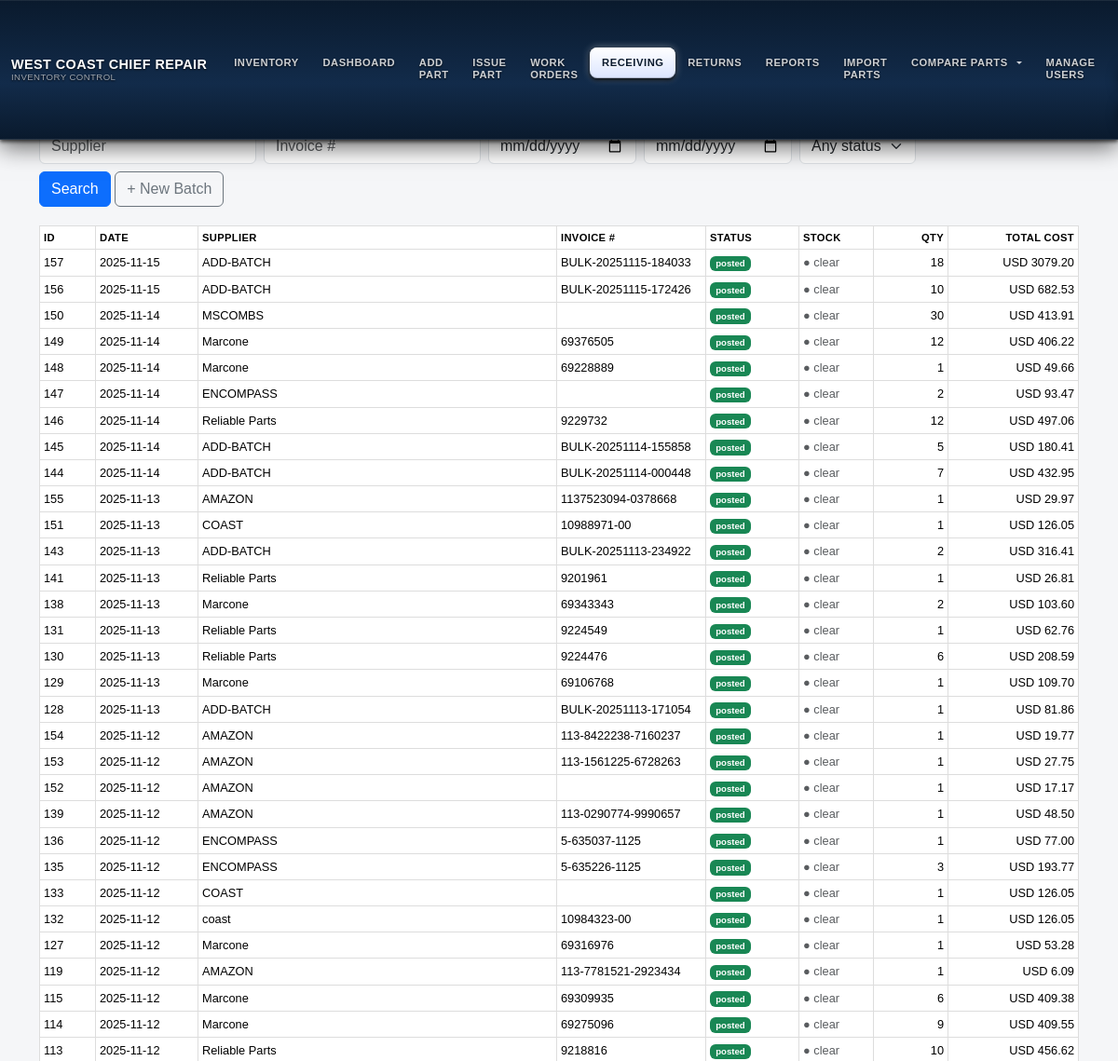
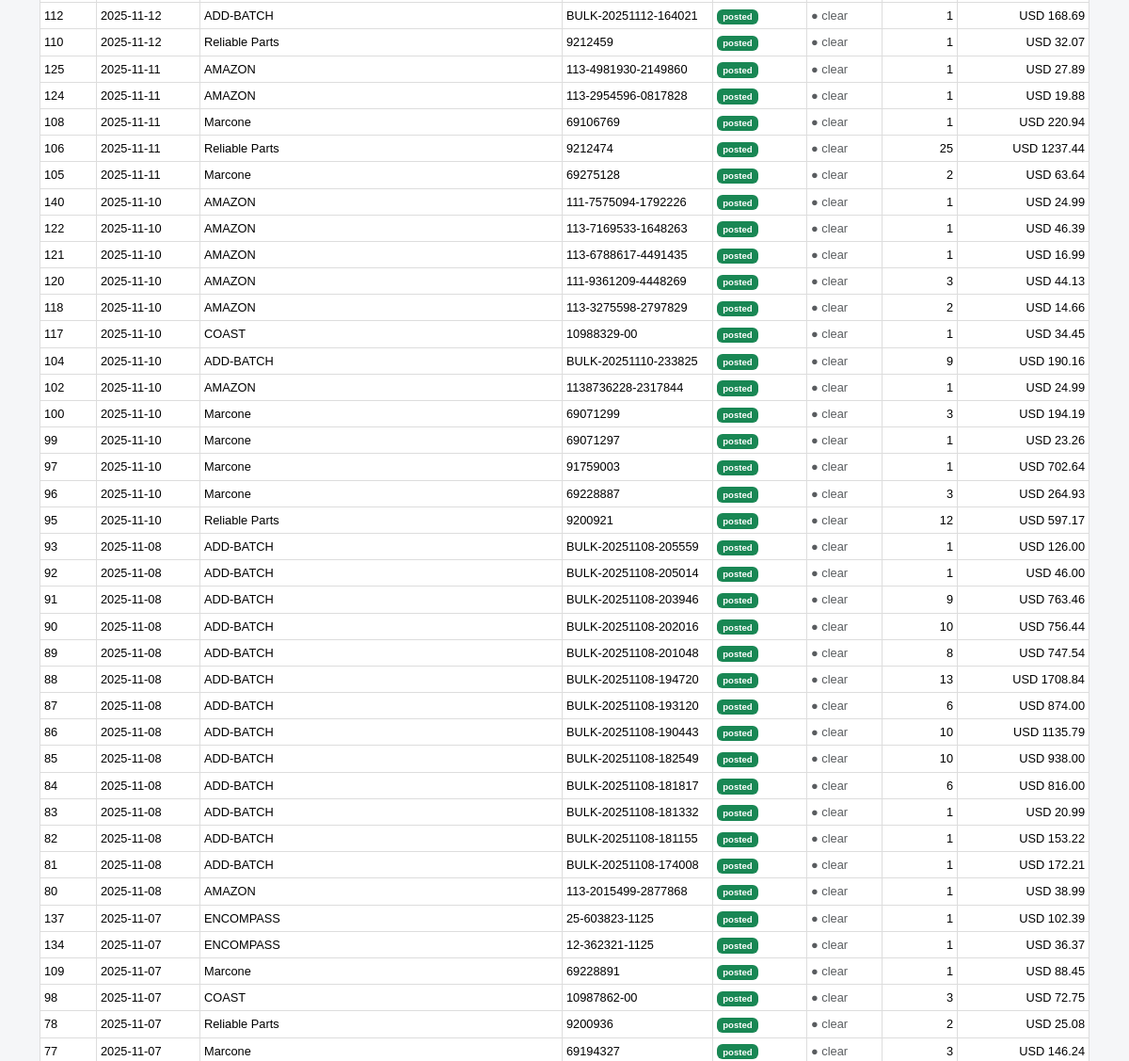
Before: /receiving (signed in, upper part) with the older database file (2 pictures, top to bottom).
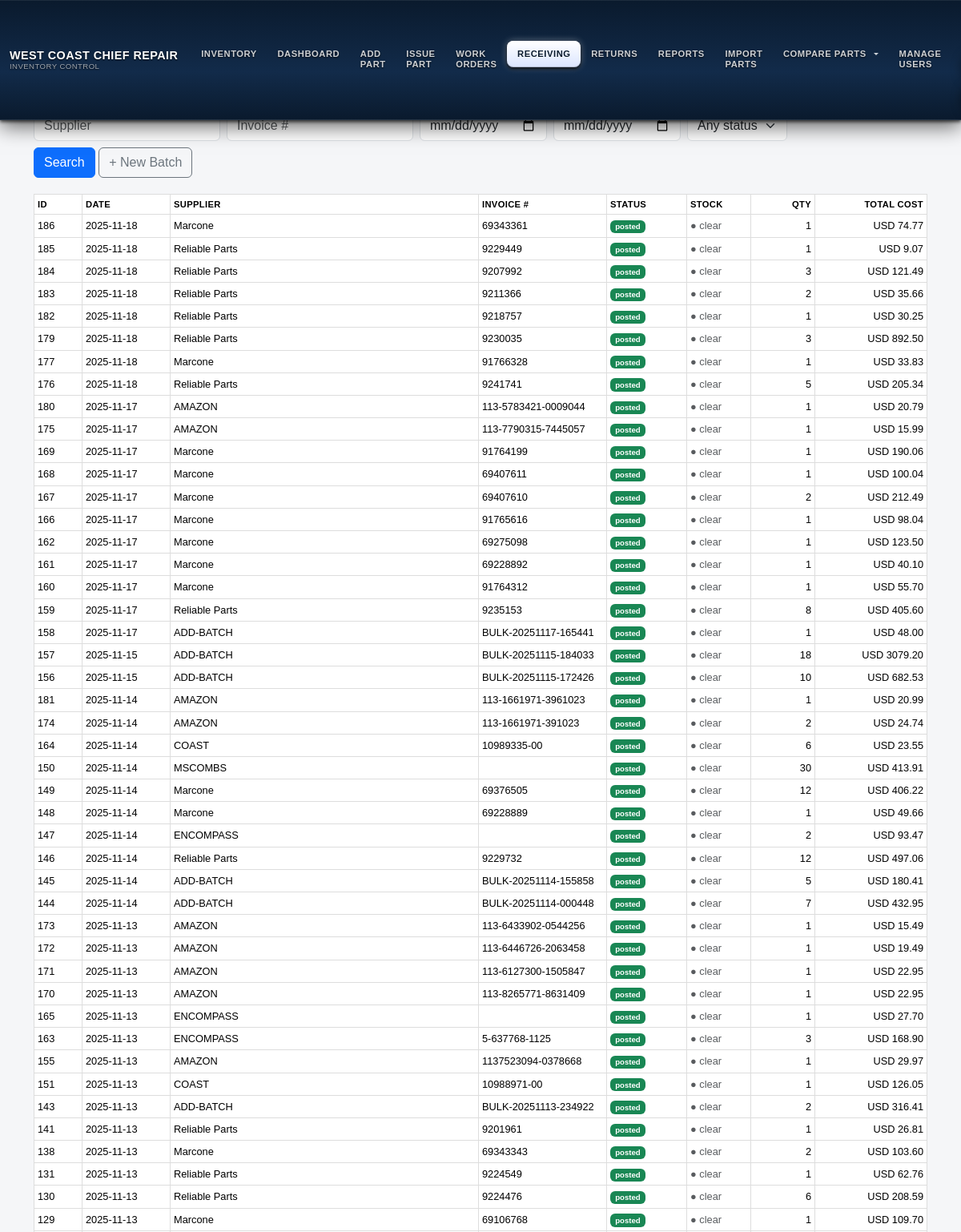
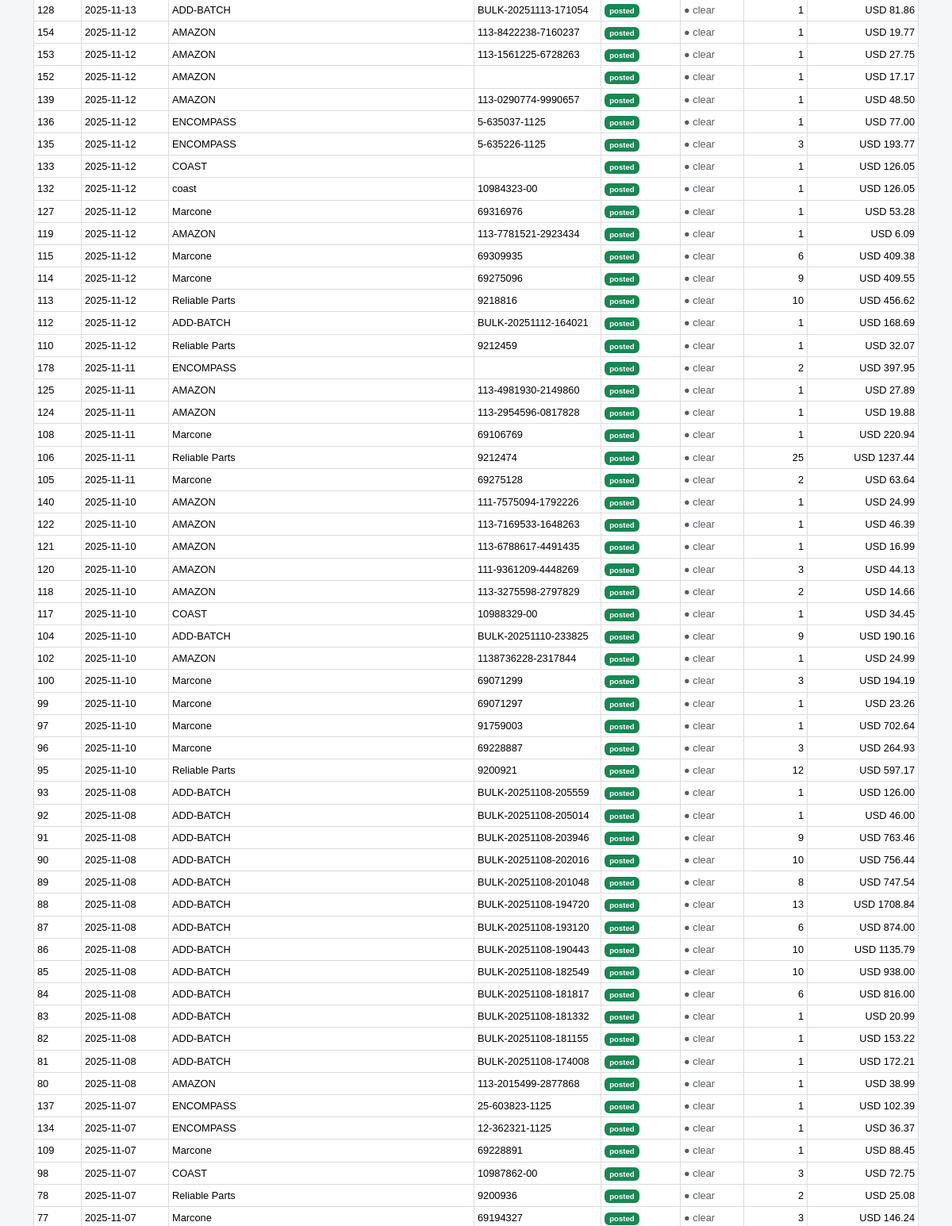
After: the same page with the newer database file (2 pictures, top to bottom).
### models.py (models this page shows, shortened)
class GoodsReceipt(db.Model):
    __tablename__ = "goods_receipts"
    __table_args__ = (
        db.Index("ix_gr_supplier_invoice", "supplier_name", "invoice_number"),
        {"extend_existing": True},
    )
    id = db.Column(db.Integer, primary_key=True)
    supplier_name = db.Column(db.String(200), nullable=False, index=True)
    invoice_number = db.Column(db.String(64))
    invoice_date = db.Column(db.Date)
    currency = db.Column(db.String(8), default="USD")
    notes = db.Column(db.Text)
    status = db.Column(db.String(16), default="draft", nullable=False)
    created_at = db.Column(db.DateTime, default=datetime.utcnow, nullable=False)
    created_by = db.Column(db.Integer)
    posted_at = db.Column(db.DateTime)
    posted_by = db.Column(db.Integer)
    attachment_path = db.Column(db.String(512))
    extra_expenses = db.Column(db.Float, default=0.0)
    @property
    def items(self):
        return self.lines

### inventory/routes.py (the view)
@inventory_bp.get("/receiving", endpoint="receiving_list")
@login_required
def receiving_list():
    from sqlalchemy import func
    current_app.logger.debug("### DEBUG receiving_list USING MODEL %s FROM %s TABLENAME=%s", ReceivingBatch, __file__,
                               getattr(ReceivingBatch, "__tablename__", "?"))
    q = ReceivingBatch.query
    supplier = (request.args.get("supplier") or "").strip()
    inv = (request.args.get("invoice") or "").strip()
    d1 = (request.args.get("date_from") or "").strip()
    d2 = (request.args.get("date_to") or "").strip()
    status = (request.args.get("status") or "").strip()
    if supplier:
        q = q.filter(ReceivingBatch.supplier_name.ilike(f"%{supplier}%"))
    if inv:
        q = q.filter(ReceivingBatch.invoice_number.ilike(f"%{inv}%"))
    if status in ("draft", "posted"):
        q = q.filter(ReceivingBatch.status == status)
    def _parse_date(s):
        try:
            return datetime.strptime(s, "%Y-%m-%d").date()
        except Exception:
            return None
    d1p, d2p = _parse_date(d1), _parse_date(d2)
    if d1p:
        q = q.filter(ReceivingBatch.invoice_date >= d1p)
    if d2p:
        q = q.filter(ReceivingBatch.invoice_date <= d2p)
    batches = q.order_by(
        ReceivingBatch.invoice_date.desc().nullslast(),
        ReceivingBatch.id.desc()
    ).all()
    totals = {}
    for b in batches:
        try:
            lines = getattr(b, "items", []) or getattr(b, "lines", []) or []
            total = 0.0
            for ln in lines:
                qty  = getattr(ln, "qty", None) or getattr(ln, "quantity", 0) or 0
                cost = getattr(ln, "unit_cost", None) or getattr(ln, "price", None) or 0.0
                try:
                    total += float(cost) * int(qty)
                except Exception:
                    pass
            totals[b.id] = total
        except Exception:
            totals[b.id] = 0.0
    can_admin = bool(
        getattr(current_user, "is_superadmin", False) or
        getattr(current_user, "is_super_admin", False) or
        getattr(current_user, "is_admin", False)
    )
    return render_template(
        "receiving_list.html",
        batches=batches,
        totals=totals,
        can_admin=can_admin,
        filters={
            "supplier": supplier, "invoice": inv,
            "date_from": d1, "date_to": d2, "status": status
        }
    )

### app.py (called while the page is built)
@app.before_request
def restrict_role_routes():
    try:
        if not getattr(current_user, "is_authenticated", False):
            return  # гость — пусть дойдёт до /login
        ep = (request.endpoint or "").strip()
        role = (getattr(current_user, "role", "") or "").strip().lower()
        if role == "technician":
            if ep in ALLOWED_TECH_ENDPOINTS or ep.endswith(".health") or ep.endswith(".ping"):
                return
            return redirect(url_for("inventory.wo_list"))
        if role == "viewer":
            if ep in ALLOWED_VIEWER_ENDPOINTS or ep.endswith(".health") or ep.endswith(".ping"):
                return
            return redirect(url_for("inventory.wo_list"))
        return
    except Exception:
        try:
            return redirect(url_for("inventory.wo_list"))
        except Exception:
            return

### auth/routes.py (called while the page is built)
@login_manager.user_loader
def load_user(user_id):
    return User.query.get(int(user_id))

### templates/receiving_list.html (shortened to what this page needs)
{% extends "base.html" %}
{% block content %}
<h3>Receiving Batches</h3>
<form class="row g-2 mb-3" method="get">
  <div class="col-auto">
    <input name="supplier" class="form-control" placeholder="Supplier" value="{{ filters.supplier }}">
  </div>
  <div class="col-auto">
    <input name="invoice" class="form-control" placeholder="Invoice #" value="{{ filters.invoice }}">
  </div>
  <div class="col-auto">
    <input name="date_from" type="date" class="form-control" value="{{ filters.date_from }}">
  </div>
  <div class="col-auto">
    <input name="date_to" type="date" class="form-control" value="{{ filters.date_to }}">
  </div>
  <div class="col-auto">
    <select name="status" class="form-select">
      <option value="">Any status</option>
    </select>
  </div>
  <div class="col-auto">
    <button class="btn btn-primary">Search</button>
    <a class="btn btn-outline-secondary" href="{{ url_for('inventory.receiving_new') }}">+ New Batch</a>
  </div>
</form>
{% set role = current_user.role if current_user.is_authenticated else '' %}
{% set can_super = current_user.is_authenticated and (
  role == 'superadmin'
  or (current_user.is_superadmin|default(false))
  or (current_user.is_super_admin|default(false))
) %}
<table class="table table-sm table-hover align-middle">
  <thead>
    <tr>
      <th style="width:60px;">ID</th>
      <th style="width:110px;">Date</th>
      <th>Supplier</th>
      <th style="width:160px;">Invoice #</th>
      <th style="width:100px;">Status</th>
      <th style="width:80px;">Stock</th>
      <th style="width:80px;" class="text-end">Qty</th>
      <th style="width:140px;" class="text-end">Total Cost</th>
    </tr>
  </thead>
  <tbody>
  {% for b in batches %}
    {% set lines = (b.lines if (b.lines is defined) else (b.items if (b.items is defined) else [])) %}
    {% set ns = namespace(qty=0, total=0.0) %}
    {% for it in lines %}
      {% set q = (it.qty|default(it.quantity, true)|default(0, true))|int %}
      {% set u = (it.unit_cost|default(it.unit_cost_at_issue, true)|default(0.0, true))|float %}
      {% set ns.qty = ns.qty + q %}
      {% set ns.total = ns.total + (q * u) %}
    {% endfor %}
    {% set is_posted = (b.status|default('', true)) == 'posted' %}
    {% set stock_applied = (stock_flags[b.id] if stock_flags is defined and b.id in stock_flags else false) %}
    <tr onclick="location.href='{{ url_for('inventory.receiving_detail', batch_id=b.id) }}'"
        style="cursor:pointer">
      <td>{{ b.id }}</td>
      <td>{{ b.invoice_date|default('—', true) }}</td>
      <td>{{ b.supplier_name|default('', true) }}</td>
      <td>{{ b.invoice_number|default('', true) }}</td>
      <td>
        {% if is_posted %}
          <span class="badge bg-success">posted</span>
        {% else %}
          <span class="badge bg-secondary">draft</span>
        {% endif %}
      </td>
      <td>
        {% if stock_applied %}
          <span class="text-success" style="font-size:.8rem; white-space:nowrap;">● stock</span>
        {% else %}
          <span class="text-muted" style="font-size:.8rem; white-space:nowrap;">● clear</span>
        {% endif %}
      </td>
      <td class="text-end">{{ ns.qty }}</td>
      <td class="text-end">
        {{ b.currency|default('USD', true) }}
        {{
          '%.2f' % (
            (totals.get(b.id) if (totals is defined and b.id in totals) else ns.total)
          )
        }}
      </td>
    </tr>
  {% endfor %}
  </tbody>
</table>
{% endblock %}

Changed rows visible on the page:
added GoodsReceipt: id "186", invoice_date "2025-11-18", supplier_name "Marcone", invoice_number "69343361", qty "1", currency "USD", id "74.77"
added GoodsReceipt: id "185", invoice_date "2025-11-18", supplier_name "Reliable Parts", invoice_number "9229449", qty "1", currency "USD", id "9.07"
added GoodsReceipt: id "184", invoice_date "2025-11-18", supplier_name "Reliable Parts", invoice_number "9207992", qty "3", currency "USD", id "121.49"
added GoodsReceipt: id "183", invoice_date "2025-11-18", supplier_name "Reliable Parts", invoice_number "9211366", qty "2", currency "USD", id "35.66"
added GoodsReceipt: id "182", invoice_date "2025-11-18", supplier_name "Reliable Parts", invoice_number "9218757", qty "1", currency "USD", id "30.25"
added GoodsReceipt: id "179", invoice_date "2025-11-18", supplier_name "Reliable Parts", invoice_number "9230035", qty "3", currency "USD", id "892.50"
added GoodsReceipt: id "177", invoice_date "2025-11-18", supplier_name "Marcone", invoice_number "91766328", qty "1", currency "USD", id "33.83"
added GoodsReceipt: id "176", invoice_date "2025-11-18", supplier_name "Reliable Parts", invoice_number "9241741", qty "5", currency "USD", id "205.34"
added GoodsReceipt: id "180", invoice_date "2025-11-17", supplier_name "AMAZON", invoice_number "113-5783421-0009044", qty "1", currency "USD", id "20.79"
added GoodsReceipt: id "175", invoice_date "2025-11-17", supplier_name "AMAZON", invoice_number "113-7790315-7445057", qty "1", currency "USD", id "15.99"
added GoodsReceipt: id "169", invoice_date "2025-11-17", supplier_name "Marcone", invoice_number "91764199", qty "1", currency "USD", id "190.06"
added GoodsReceipt: id "168", invoice_date "2025-11-17", supplier_name "Marcone", invoice_number "69407611", qty "1", currency "USD", id "100.04"
added GoodsReceipt: id "167", invoice_date "2025-11-17", supplier_name "Marcone", invoice_number "69407610", qty "2", currency "USD", id "212.49"
added GoodsReceipt: id "166", invoice_date "2025-11-17", supplier_name "Marcone", invoice_number "91765616", qty "1", currency "USD", id "98.04"
added GoodsReceipt: id "162", invoice_date "2025-11-17", supplier_name "Marcone", invoice_number "69275098", qty "1", currency "USD", id "123.50"
added GoodsReceipt: id "161", invoice_date "2025-11-17", supplier_name "Marcone", invoice_number "69228892", qty "1", currency "USD", id "40.10"
added GoodsReceipt: id "160", invoice_date "2025-11-17", supplier_name "Marcone", invoice_number "91764312", qty "1", currency "USD", id "55.70"
added GoodsReceipt: id "159", invoice_date "2025-11-17", supplier_name "Reliable Parts", invoice_number "9235153", qty "8", currency "USD", id "405.60"
added GoodsReceipt: id "158", invoice_date "2025-11-17", supplier_name "ADD-BATCH", invoice_number "BULK-20251117-165441", qty "1", currency "USD", id "48.00"
added GoodsReceipt: id "181", invoice_date "2025-11-14", supplier_name "AMAZON", invoice_number "113-1661971-3961023", qty "1", currency "USD", id "20.99"
added GoodsReceipt: id "174", invoice_date "2025-11-14", supplier_name "AMAZON", invoice_number "113-1661971-391023", qty "2", currency "USD", id "24.74"
added GoodsReceipt: id "164", invoice_date "2025-11-14", supplier_name "COAST", invoice_number "10989335-00", qty "6", currency "USD", id "23.55"
added GoodsReceipt: id "173", invoice_date "2025-11-13", supplier_name "AMAZON", invoice_number "113-6433902-0544256", qty "1", currency "USD", id "15.49"
added GoodsReceipt: id "172", invoice_date "2025-11-13", supplier_name "AMAZON", invoice_number "113-6446726-2063458", qty "1", currency "USD", id "19.49"
added GoodsReceipt: id "171", invoice_date "2025-11-13", supplier_name "AMAZON", invoice_number "113-6127300-1505847", qty "1", currency "USD", id "22.95"
added GoodsReceipt: id "170", invoice_date "2025-11-13", supplier_name "AMAZON", invoice_number "113-8265771-8631409", qty "1", currency "USD", id "22.95"
added GoodsReceipt: id "165", invoice_date "2025-11-13", supplier_name "ENCOMPASS", qty "1", currency "USD", id "27.70"
added GoodsReceipt: id "163", invoice_date "2025-11-13", supplier_name "ENCOMPASS", invoice_number "5-637768-1125", qty "3", currency "USD", id "168.90"
added GoodsReceipt: id "178", invoice_date "2025-11-11", supplier_name "ENCOMPASS", qty "2", currency "USD", id "397.95"
